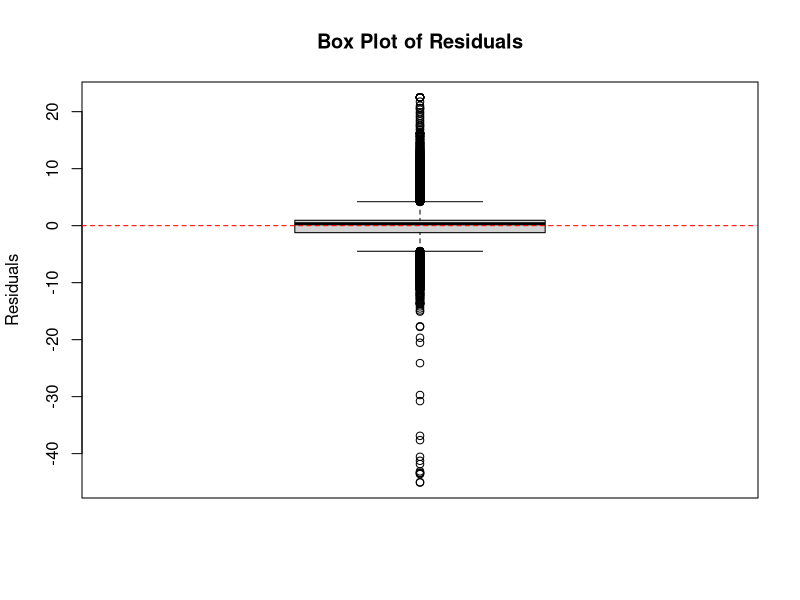
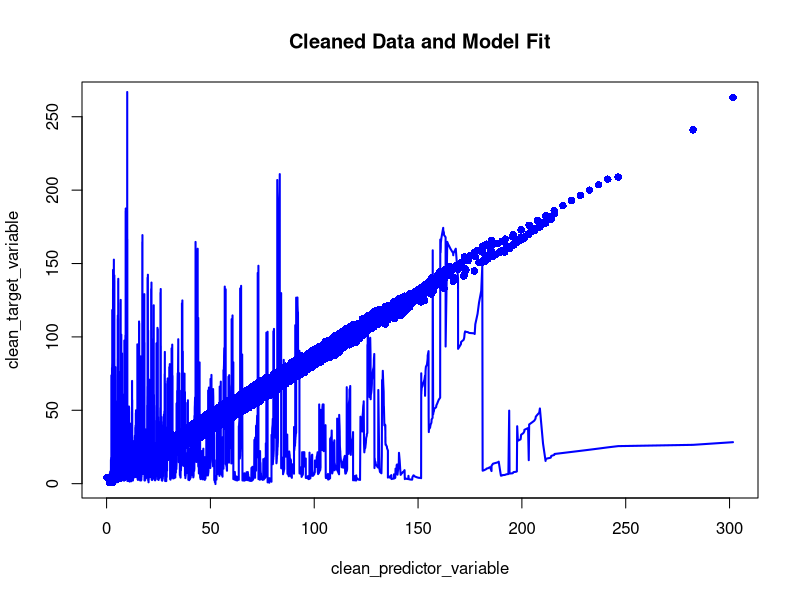
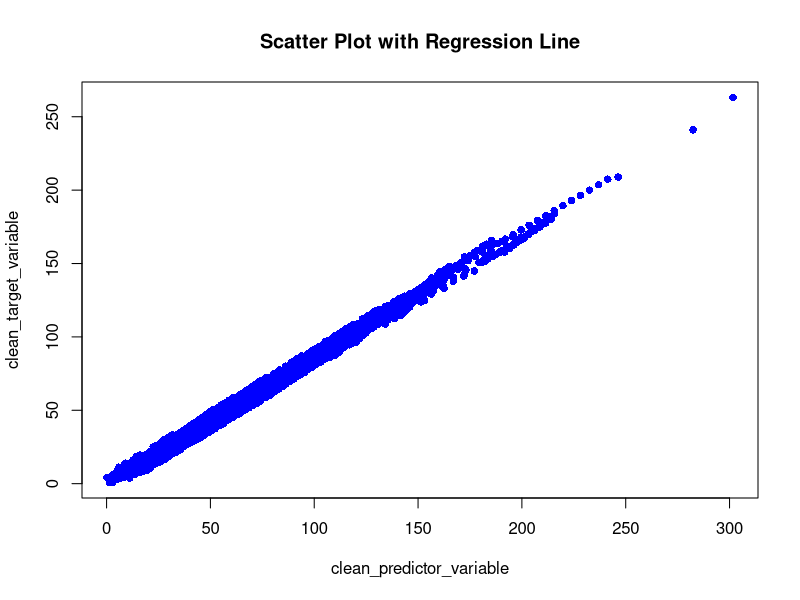
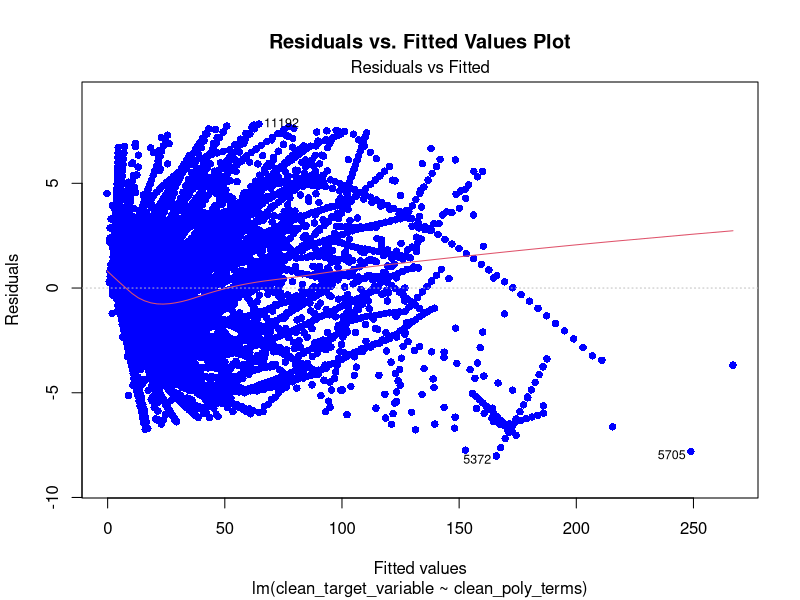
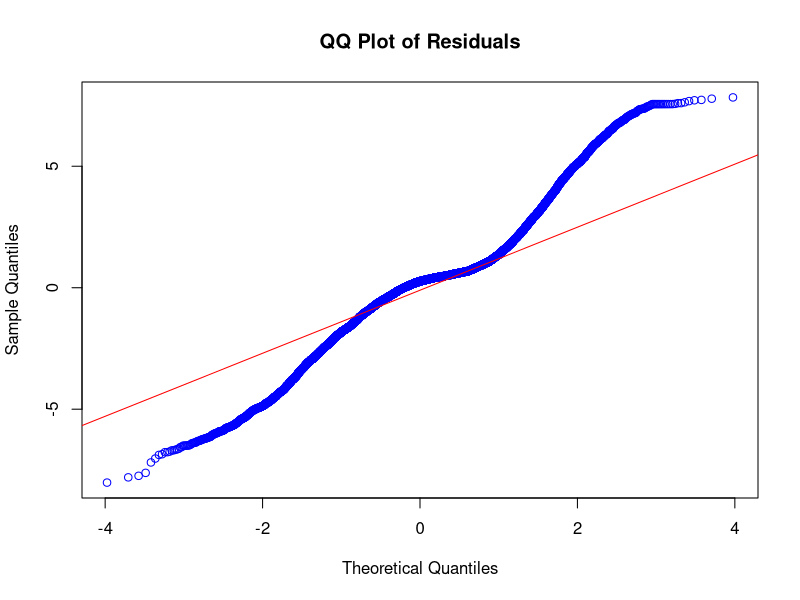

Generate these figures, in order, with R:
library(class)
library(caret)

# Read the data
setwd("C:/Users/Surface/Documents/Machine Learning 1")
data <- read.csv("mortality_life_expectancy.csv")
str(data)  
summary(data)  

# Data Preparation (CRISP-DM)
data <- na.omit(data)
predictor_variable <- data$infant_mortality_male
target_variable <- data$infant_mortality_female

# Data Transformation (CRISP-DM)
degree <- 2
poly_terms <- poly(predictor_variable, degree)
polynomial_model <- lm(target_variable ~ poly_terms)

# Get model summary
summary(polynomial_model)

# Calculate residuals
residuals <- residuals(polynomial_model)

# Calculate Z-scores
z_scores <- scale(residuals)

# Set a threshold 
outlier_threshold <- 2
outliers <- which(abs(z_scores) > outlier_threshold)

# Visualize Box Plot of Residuals
boxplot(residuals, main = "Box Plot of Residuals", ylab = "Residuals")
abline(h = 0, col = "red", lty = 2)  # A red dashed line at y = 0

# Mark outliers in red
points(outliers, residuals[outliers], col = "red", pch = 16)

# Handle outliers 
clean_data <- data[-outliers, ]

# Step 5: Modeling (CRISP-DM)
clean_predictor_variable <- clean_data$infant_mortality_male
clean_target_variable <- clean_data$infant_mortality_female

clean_poly_terms <- poly(clean_predictor_variable, degree)
clean_polynomial_model <- lm(clean_target_variable ~ clean_poly_terms)

# Visualize the new model fit
plot(clean_predictor_variable, clean_target_variable, pch = 16, col = "blue", main = "Cleaned Data and Model Fit")
lines(sort(clean_predictor_variable), predict(clean_polynomial_model, newdata = data.frame(clean_predictor_variable = sort(clean_predictor_variable))), col = "blue", lwd = 2)

# Example: Scatter plot with regression line
plot(clean_predictor_variable, clean_target_variable, pch = 16, col = "blue", main = "Scatter Plot with Regression Line")

# Residuals vs. Fitted Values Plot
plot(clean_polynomial_model, which = 1, col = "blue", pch = 16, main = "Residuals vs. Fitted Values Plot")

# QQ Plot
qqnorm(clean_polynomial_model$residuals, col = "blue", main = "QQ Plot of Residuals")
qqline(clean_polynomial_model$residuals, col = "red")
